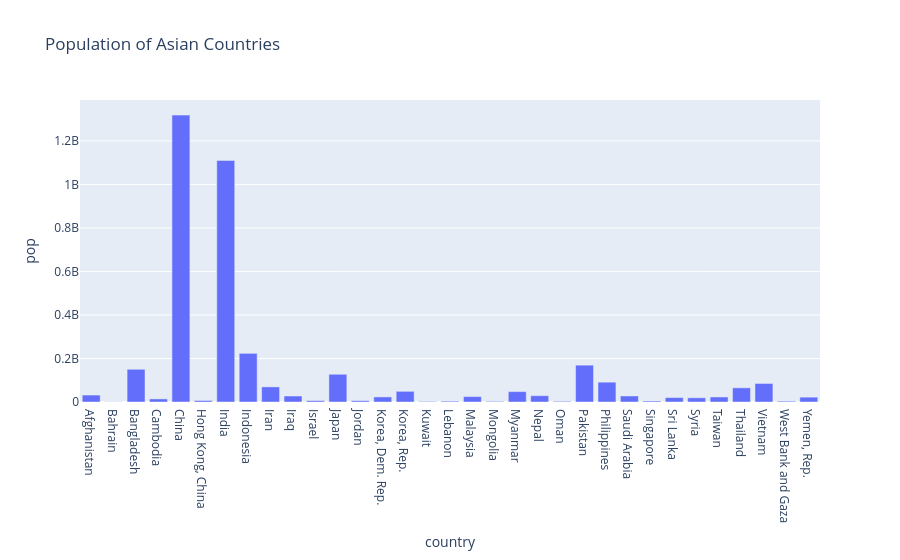

Notebook source saved alongside this figure:
### Markdown cell above
### Experiment 2: Bar Plot

### Code cell
asia = df[(df["continent"] == "Asia") & (df["year"] == 2007)]

fig = px.bar(
    asia,
    x="country",
    y="pop",
    title="Population of Asian Countries"
)

fig.show()

### Figure 1 — Plotly figure (JSON) as saved in the notebook; plotly's stock layout.template omitted (floating-point values rounded to 4 significant figures)
{"data": [{"hovertemplate": "country=%{x}<br>pop=%{y}<extra></extra>", "legendgroup": "", "marker": {"color": "#636efa", "pattern": {"shape": ""}}, "name": "", "orientation": "v", "showlegend": false, "textposition": "auto", "type": "bar", "x": ["Afghanistan", "Bahrain", "Bangladesh", "Cambodia", "China", "Hong Kong, China", "India", "Indonesia", "Iran", "Iraq", "Israel", "Japan", "Jordan", "Korea, Dem. Rep.", "Korea, Rep.", "Kuwait", "Lebanon", "Malaysia", "Mongolia", "Myanmar", "Nepal", "Oman", "Pakistan", "Philippines", "Saudi Arabia", "Singapore", "Sri Lanka", "Syria", "Taiwan", "Thailand", "Vietnam", "West Bank and Gaza", "Yemen, Rep."], "xaxis": "x", "y": [31889923, 708573, 150448339, 14131858, 1318683096, 6980412, 1110396331, 223547000, 69453570, 27499638, 6426679, 127467972, 6053193, 23301725, 49044790, 2505559, 3921278, 24821286, 2874127, 47761980, 28901790, 3204897, 169270617, 91077287, 27601038, 4553009, 20378239, 19314747, 23174294, 65068149, 85262356, 4018332, 22211743], "yaxis": "y"}], "layout": {"barmode": "relative", "legend": {"tracegroupgap": 0}, "title": {"text": "Population of Asian Countries"}, "xaxis": {"anchor": "y", "domain": [0.0, 1.0], "title": {"text": "country"}}, "yaxis": {"anchor": "x", "domain": [0.0, 1.0], "title": {"text": "pop"}}}}
